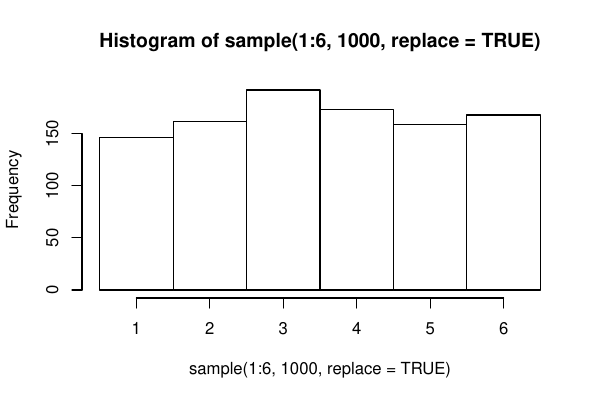

The script that saved this image:

pdf('single_rolls.pdf',width=6,height=4)

hist(sample(1:6,1000,replace=TRUE),breaks=0:6+0.5)

dev.off()
